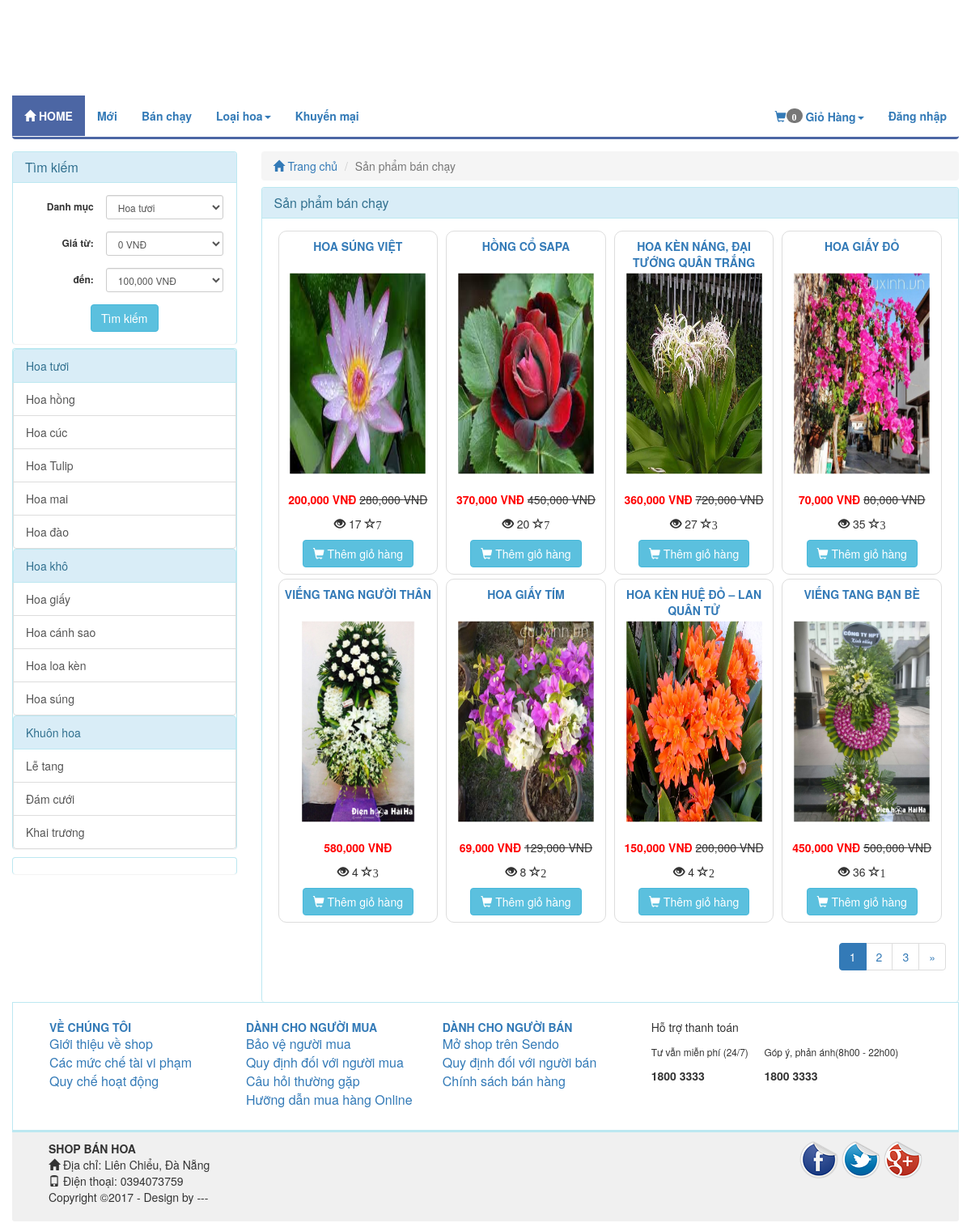
Page /index.php/product/hot on the committed database.
### tables this page shows
CREATE TABLE `catalog` (
  `id` int(11) NOT NULL,
  `name` varchar(100) NOT NULL,
  `description` varchar(255) DEFAULT NULL,
  `parent_id` int(11) NOT NULL,
  `sort_order` tinyint(4) NOT NULL,
  `created` datetime NOT NULL
);

CREATE TABLE `product` (
  `id` int(255) NOT NULL,
  `catalog_id` int(11) NOT NULL,
  `name` varchar(255) NOT NULL,
  `content` text NOT NULL,
  `price` decimal(15,2) NOT NULL DEFAULT 0.00,
  `discount` int(11) DEFAULT 0,
  `image_link` varchar(100) NOT NULL,
  `image_list` text NOT NULL,
  `view` int(11) NOT NULL DEFAULT 0,
  `buyed` int(255) NOT NULL,
  `rate_total` int(255) NOT NULL DEFAULT 4,
  `rate_count` int(255) NOT NULL DEFAULT 1,
  `created` int(11) NOT NULL
);

### application/controllers/Product.php (called while the page is built, shortened)
<?php
class Product extends MY_Controller {
	public function __construct()
	{
		parent::__construct();
		$this->load->model('product_model');
		$this->load->model('catalog_model');
	}
	public function hot()
	{
		$input = array();
		$input['order'] = array('buyed','DESC');
		$this->load->library('pagination');
		$base_url = base_url('product/hot');
		$total =20;
		$per = 8;
		$uri = 3;
		$config = pagination($base_url,$total,$per,$uri);
		$segment = $this->uri->segment(3);
		$segment = intval($segment);
		$input['limit'] = array($config['per_page'],$segment);
		$product_list = $this->product_model->get_list($input);
		$this->data['product_list'] = $product_list;
		$this->data['temp']='site/product/hot';
		$this->load->view('site/layoutsub',$this->data);
	}
}

### index.php (called while the page is built, shortened)
<?php
require_once BASEPATH.'core/CodeIgniter.php';

### application/core/MY_Controller.php (called while the page is built, shortened)
<?php
class MY_Controller extends CI_Controller {
	function __construct()
	{
		$controller = $this->uri->segment(1);
		switch ($controller) {
			default:
				$input = array();
				$input['where'] = array('parent_id' => '1');
				$input['order'] = array('sort_order', 'ASC');
				$catalog = $this->catalog_model->get_list($input);
				foreach ($catalog as $value) {
					$input= array();
					$input['where'] = array('parent_id' => $value->id);
					$input['order'] = array('sort_order', 'ASC');
					$sub = $this->catalog_model->get_list($input);
					$value->sub=$sub;
				}
				break;
		}
	}
}

### application/core/MY_Model.php (called while the page is built, shortened)
<?php if ( ! defined('BASEPATH')) exit('No direct script access allowed');
class MY_Model extends CI_Model {
    var $table = '';
    var $key = 'id';
    var $order = '';
    function get_list($input = array())
    {
        $query = $this->db->get($this->table);
        return $query->result();
    }
    protected function get_list_set_input($input = array())
    {
        if ((isset($input['where'])) && $input['where'])
        {
            $this->db->where($input['where']);
        }
        if (isset($input['order'][0]) && isset($input['order'][1]))
        {
            $this->db->order_by($input['order'][0], $input['order'][1]);
        }
        else
        {
            $order = ($this->order == '') ? array($this->table.'.'.$this->key, 'desc') : $this->order;
            $this->db->order_by($order[0], $order[1]);
        }
        if (isset($input['limit'][0]) && isset($input['limit'][1]))
        {
            $this->db->limit($input['limit'][0], $input['limit'][1]);
        }
    }
}
?>

### application/views/site/product/hot.php (the view)
<div class="col-xs-12 col-sm-9 col-md-9 col-lg-9 clearpaddingr">
	<div class="col-xs-12 col-sm-12 col-md-12 col-lg-12 clearpadding">
		<ol class="breadcrumb">
		  <li><a href="<?php echo base_url(); ?>"><span class="glyphicon glyphicon-home" aria-hidden="true"></span> Trang chủ</a></li>
		  <li class="active">Sản phẩm bán chạy</li>
		</ol>
		<div class="panel panel-info">
		  <div class="panel-heading">
		    <h3 class="panel-title">Sản phẩm bán chạy</h3>
		  </div>
		  <div class="panel-body">
		  	<div class="col-xs-12 col-sm-12 col-md-12 col-lg-12 clearpadding">
		  		<?php foreach ($product_list as $value) {
		  			$name = covert_vi_to_en($value->name);
	  				$name = strtolower($name);
	  				 ?>
					<div class="col-xs-12 col-sm-6 col-md-3 col-lg-3 re-padding">
			  			<div class="product_item">
			  				<p class="product_name" ><a href="<?php echo base_url($name.'-p'.$value->id); ?>" ><?php echo $value->name; ?></a></p>
			  				<div class="product-image">
			  					<a href="<?php echo base_url($name.'-p'.$value->id); ?>"><img src="<?php echo base_url(); ?>upload/product/<?php echo $value->image_link; ?>" alt="" class=""></a>
			  				</div>
			  				<?php if ($value->discount>0) {
			  					$new_price = $value->price - $value->discount; ?>
			  					<p><span class='price text-right'><?php echo number_format($new_price); ?> VNĐ</span> <del class="product-discount"><?php echo number_format($value->price); ?> VNĐ</del></p>
			  				<?php }else{ ?>
								<p><span class='price text-right'><?php echo number_format($value->price); ?> VNĐ</span></p>
			  				<?php	} ?>
							<p><span class="glyphicon glyphicon-eye-open" aria-hidden="true" title="Số lượt xem"></span> <?php echo $value->view; ?> <span class="glyphicon glyphicon-star-empty" aria-hidden="true" title="Số lượng đặt mua"><?php echo $value->buyed; ?></p>
							<a href="<?php echo base_url('cart/add/'.$value->id); ?>"><button class='btn btn-info'><span class="glyphicon glyphicon-shopping-cart" aria-hidden="true"></span> Thêm giỏ hàng</button></a>
			  			</div>
					</div>
				<?php } ?>
		  	</div>
			 <?php echo $this->pagination->create_links(); ?>
		  </div>
		</div>
	</div>
</div>

### application/views/site/sidebar.php (shortened to what this page needs)
<?php
	$catalog_id = isset($catalog_id)?$catalog_id:NULL;
	$price_from = isset($price_from)?$price_from:NULL;
	$price_to = isset($price_to)?$price_to:NULL;
 ?>
<div class="col-xs-12 col-sm-3 col-md-3 col-lg-3 clearpaddingl">
	<div class="panel panel-info" style="margin-bottom: 5px;">
		<div class="panel-heading">
		    <h3 class="panel-title">Tìm kiếm</h3>
		</div>
	    <div class="panel-body">
	  	    <form class="form-horizontal text-center" method="post" action="<?php echo base_url('product/search'); ?>">
				<div class="form-group form-group-sm">
					<label class="col-sm-5 clearpaddingl control-label" for="formGroupInputSmall">Danh mục</label>
					<div class="col-sm-7" style="padding-left: 0px">
				    	<select class="form-control" name="catalog_id">
				    		<?php foreach ($catalog as $value) { ?>
							  	<option value="<?php echo $value->id; ?>" style='font-weight: bold' <?php if($value->id==$catalog_id) echo 'selected'; ?>><?php echo $value->name; ?></option>
								 </div>
							  	<?php } ?>
				    </div>
				</div>
				<div class="form-group form-group-sm">
					<label class="col-sm-5 control-label" for="formGroupInputSmall">Giá từ:</label>
					<div class="col-sm-7" style="padding-left: 0px">
				    	<select class="form-control" name="price_from">
				    	<?php for ($i=0; $i < 1400000; $i = $i + 100000) { ?>
				    		<option value="<?php echo $i ?>" <?php if($i==$price_from) echo 'selected'; ?>><?php echo number_format($i); ?> VNĐ</option>
				    	<?php } ?>
						</select>
				    </div>
				</div>
				<div class="form-group form-group-sm">
					<label class="col-sm-5 control-label" for="formGroupInputSmall">đến:</label>
					<div class="col-sm-7" style="padding-left: 0px">
				    	<select class="form-control" name="price_to">
				    	<?php for ($i=100000; $i < 1500000; $i = $i + 100000) { ?>
				    		<option value="<?php echo $i ?>" <?php if($i==$price_to) echo 'selected'; ?>><?php echo number_format($i); ?> VNĐ</option>
				    	<?php } ?>
						</select>
				    </div>
				</div>
				<button class="btn btn-info" type="submit" name='submit'>Tìm kiếm</button>
	    </div>
	</div>
	<div class="panel panel-info">
	  <div class="panel-body" style="padding:0px">
	  	<div class="list-group">
	  	<?php foreach ($catalog as $value)
	  	{
	  		$name = covert_vi_to_en($value->name);
	  		$name = strtolower($name);
	  	?>
	  	<div class="list-group">
	  		<a href="<?php echo base_url($name.'-c'.$value->id); ?>" class="list-group-item active">
		    <?php echo $value->name; ?>
		  	</a>
		  <?php foreach ($value->sub as $val) {
		  	$namesub = covert_vi_to_en($val->name);
	  		$namesub = strtolower($namesub);
	  		?>
		  	<a href="<?php echo base_url($namesub.'-c'.$val->id); ?>" class="list-group-item"><?php echo $val->name; ?></a>
		  <?php } ?>
		 </div>
	  	<?php } ?>
	    </div>
	  </div>
	</div>
	<div class="panel panel-info" style="margin-top:10px;margin-bottom:10px;">
	  <div class="panel-body" style="padding:0px;">
	  </div>
	</div>
</div>

### rows in the picture
catalog: name "Hoa tươi"
catalog: name "Hoa hồng"
catalog: name "Hoa cúc"
catalog: name "Hoa Tulip"
catalog: name "Hoa mai"
catalog: name "Hoa đào"
catalog: name "Hoa khô"
catalog: name "Hoa giấy"
catalog: name "Hoa cánh sao"
catalog: name "Hoa loa kèn"
catalog: name "Hoa súng"
catalog: name "Khuôn hoa"
catalog: name "Lễ tang"
catalog: name "Đám cưới"
catalog: name "Khai trương"
product: name "HOA SÚNG VIỆT", image_link (picture), new_price "200,000", price "280,000", view "17", buyed "7"
product: name "HỒNG CỔ SAPA", image_link (picture), new_price "370,000", price "450,000", view "20", buyed "7"
product: name "HOA KÈN NÁNG, ĐẠI TƯỚNG QUÂN TRẮNG", image_link (picture), new_price "360,000", price "720,000", view "27", buyed "3"
product: name "HOA GIẤY ĐỎ", image_link (picture), new_price "70,000", price "80,000", view "35", buyed "3"
product: name "VIẾNG TANG NGƯỜI THÂN", image_link (picture), price "580,000", view "4", buyed "3"
product: name "HOA GIẤY TÍM", image_link (picture), new_price "69,000", price "129,000", view "8", buyed "2"
product: name "HOA KÈN HUỆ ĐỎ – LAN QUÂN TỬ", image_link (picture), new_price "150,000", price "200,000", view "4", buyed "2"
product: name "VIẾNG TANG BẠN BÈ", image_link (picture), new_price "450,000", price "500,000", view "36", buyed "1"

### other values in the picture
$total_items "0"
$this->pagination->create_links() "1 2 3 »"
form field catalog_id "Hoa tươi"
form field price_from "0 VNĐ"
form field price_to "100,000 VNĐ"
